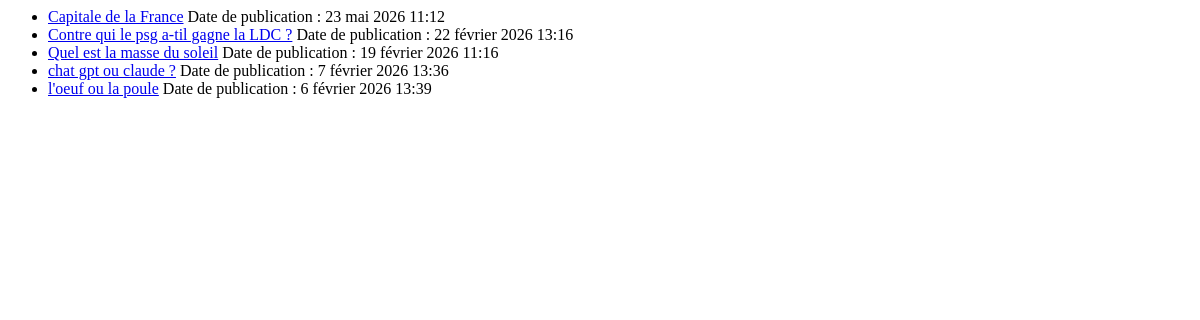
The page /polls/ on the database as committed earlier.
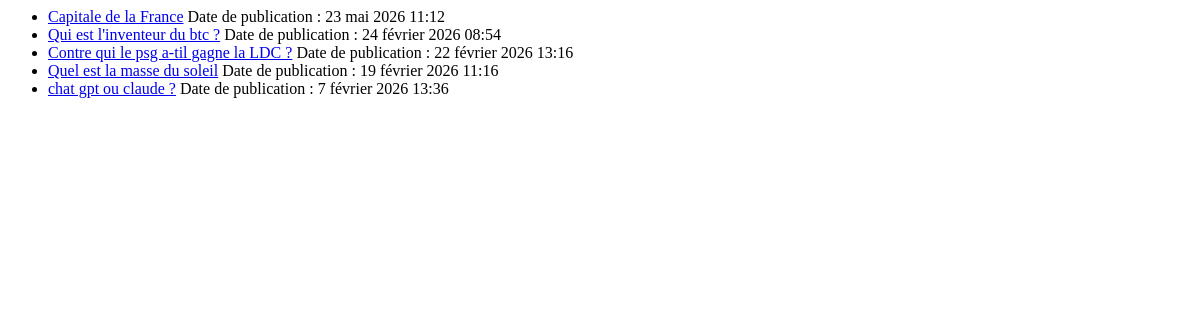
The same page on the database as committed later.
### polls/models.py (models this page shows, shortened)
class Question(models.Model):
    question_text = models.CharField(max_length=200)
    pub_date = models.DateTimeField("date published")

### polls/views.py (the view)
# urls.py: path("", views.IndexView.as_view(), name="index"),
class IndexView(generic.ListView):
    template_name = "polls/index.html"
    context_object_name = "latest_question_list"
    def get_queryset(self):
        return Question.objects.order_by("-pub_date")[:5]

### polls/templates/polls/index.html
{% if latest_question_list %}
    <ul>
    {% for question in latest_question_list %}
        <li><a href="{% url 'polls:detail' question.id %}">{{ question.question_text }}</a><span> Date de publication : {{question.pub_date}}</span></li>
    {% endfor %}
    </ul>
{% else %}
    <p>No polls are available.</p>
{% endif %}

Rows that differ between the two databases and show on the page:
no longer on this page (row unchanged): Question: question_text "l'oeuf ou la poule", pub_date "6 février 2026 13:39"
added Question: question_text "Qui est l'inventeur du btc ?", pub_date "24 février 2026 08:54"
